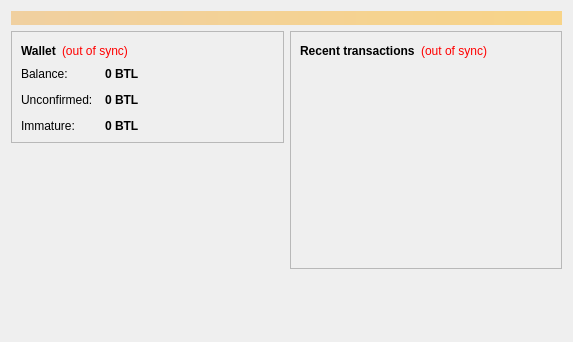
<?xml version="1.0" encoding="UTF-8"?>
<ui version="4.0">
 <class>OverviewPage</class>
 <widget class="QWidget" name="OverviewPage">
  <property name="geometry">
   <rect>
    <x>0</x>
    <y>0</y>
    <width>573</width>
    <height>342</height>
   </rect>
  </property>
  <property name="windowTitle">
   <string>Form</string>
  </property>
  <layout class="QVBoxLayout" name="topLayout">
   <item>
    <widget class="QLabel" name="labelAlerts">
     <property name="visible">
      <bool>false</bool>
     </property>
     <property name="styleSheet">
      <string notr="true">background-color: qlineargradient(x1: 0, y1: 0, x2: 1, y2: 0, stop:0 #F0D0A0, stop:1 #F8D488); color:#000000;</string>
     </property>
     <property name="wordWrap">
      <bool>true</bool>
     </property>
     <property name="margin">
      <number>3</number>
     </property>
    </widget>
   </item>
   <item>
    <layout class="QHBoxLayout" name="horizontalLayout" stretch="1,1">
     <item>
      <layout class="QVBoxLayout" name="verticalLayout_2">
       <item>
        <widget class="QFrame" name="frame">
         <property name="frameShape">
          <enum>QFrame::StyledPanel</enum>
         </property>
         <property name="frameShadow">
          <enum>QFrame::Raised</enum>
         </property>
         <layout class="QVBoxLayout" name="verticalLayout_4">
          <item>
           <layout class="QHBoxLayout" name="horizontalLayout_4">
            <item>
             <widget class="QLabel" name="label_5">
              <property name="font">
               <font>
                <weight>75</weight>
                <bold>true</bold>
               </font>
              </property>
              <property name="text">
               <string>Wallet</string>
              </property>
             </widget>
            </item>
            <item>
             <widget class="QLabel" name="labelWalletStatus">
              <property name="toolTip">
               <string>The displayed information may be out of date. Your wallet automatically synchronizes with the Bittlendcoin network after a connection is established, but this process has not completed yet.</string>
              </property>
              <property name="styleSheet">
               <string notr="true">QLabel { color: red; }</string>
              </property>
              <property name="text">
               <string notr="true">(out of sync)</string>
              </property>
              <property name="alignment">
               <set>Qt::AlignLeading|Qt::AlignLeft|Qt::AlignVCenter</set>
              </property>
             </widget>
            </item>
            <item>
             <spacer name="horizontalSpacer_2">
              <property name="orientation">
               <enum>Qt::Horizontal</enum>
              </property>
              <property name="sizeHint" stdset="0">
               <size>
                <width>40</width>
                <height>20</height>
               </size>
              </property>
             </spacer>
            </item>
           </layout>
          </item>
          <item>
           <layout class="QFormLayout" name="formLayout_2">
            <property name="fieldGrowthPolicy">
             <enum>QFormLayout::AllNonFixedFieldsGrow</enum>
            </property>
            <property name="horizontalSpacing">
             <number>12</number>
            </property>
            <property name="verticalSpacing">
             <number>12</number>
            </property>
            <item row="0" column="0">
             <widget class="QLabel" name="label">
              <property name="text">
               <string>Balance:</string>
              </property>
             </widget>
            </item>
            <item row="0" column="1">
             <widget class="QLabel" name="labelBalance">
              <property name="font">
               <font>
                <weight>75</weight>
                <bold>true</bold>
               </font>
              </property>
              <property name="cursor">
               <cursorShape>IBeamCursor</cursorShape>
              </property>
              <property name="toolTip">
               <string>Your current balance</string>
              </property>
              <property name="text">
               <string notr="true">0 BTL</string>
              </property>
              <property name="textInteractionFlags">
               <set>Qt::LinksAccessibleByMouse|Qt::TextSelectableByKeyboard|Qt::TextSelectableByMouse</set>
              </property>
             </widget>
            </item>
            <item row="1" column="0">
             <widget class="QLabel" name="label_3">
              <property name="text">
               <string>Unconfirmed:</string>
              </property>
             </widget>
            </item>
            <item row="1" column="1">
             <widget class="QLabel" name="labelUnconfirmed">
              <property name="font">
               <font>
                <weight>75</weight>
                <bold>true</bold>
               </font>
              </property>
              <property name="cursor">
               <cursorShape>IBeamCursor</cursorShape>
              </property>
              <property name="toolTip">
               <string>Total of transactions that have yet to be confirmed, and do not yet count toward the current balance</string>
              </property>
              <property name="text">
               <string notr="true">0 BTL</string>
              </property>
              <property name="textInteractionFlags">
               <set>Qt::LinksAccessibleByMouse|Qt::TextSelectableByKeyboard|Qt::TextSelectableByMouse</set>
              </property>
             </widget>
            </item>
            <item row="2" column="0">
             <widget class="QLabel" name="labelImmatureText">
              <property name="text">
               <string>Immature:</string>
              </property>
             </widget>
            </item>
            <item row="2" column="1">
             <widget class="QLabel" name="labelImmature">
              <property name="font">
               <font>
                <weight>75</weight>
                <bold>true</bold>
               </font>
              </property>
              <property name="toolTip">
               <string>Mined balance that has not yet matured</string>
              </property>
              <property name="text">
               <string notr="true">0 BTL</string>
              </property>
              <property name="textInteractionFlags">
               <set>Qt::LinksAccessibleByMouse|Qt::TextSelectableByKeyboard|Qt::TextSelectableByMouse</set>
              </property>
             </widget>
            </item>
           </layout>
          </item>
         </layout>
        </widget>
       </item>
       <item>
        <spacer name="verticalSpacer">
         <property name="orientation">
          <enum>Qt::Vertical</enum>
         </property>
         <property name="sizeHint" stdset="0">
          <size>
           <width>20</width>
           <height>40</height>
          </size>
         </property>
        </spacer>
       </item>
      </layout>
     </item>
     <item>
      <layout class="QVBoxLayout" name="verticalLayout_3">
       <item>
        <widget class="QFrame" name="frame_2">
         <property name="frameShape">
          <enum>QFrame::StyledPanel</enum>
         </property>
         <property name="frameShadow">
          <enum>QFrame::Raised</enum>
         </property>
         <layout class="QVBoxLayout" name="verticalLayout">
          <item>
           <layout class="QHBoxLayout" name="horizontalLayout_2">
            <item>
             <widget class="QLabel" name="label_4">
              <property name="text">
               <string>&lt;b&gt;Recent transactions&lt;/b&gt;</string>
              </property>
             </widget>
            </item>
            <item>
             <widget class="QLabel" name="labelTransactionsStatus">
              <property name="toolTip">
               <string>The displayed information may be out of date. Your wallet automatically synchronizes with the Bittlendcoin network after a connection is established, but this process has not completed yet.</string>
              </property>
              <property name="styleSheet">
               <string notr="true">QLabel { color: red; }</string>
              </property>
              <property name="text">
               <string notr="true">(out of sync)</string>
              </property>
              <property name="alignment">
               <set>Qt::AlignRight|Qt::AlignTrailing|Qt::AlignVCenter</set>
              </property>
             </widget>
            </item>
            <item>
             <spacer name="horizontalSpacer">
              <property name="orientation">
               <enum>Qt::Horizontal</enum>
              </property>
              <property name="sizeHint" stdset="0">
               <size>
                <width>40</width>
                <height>20</height>
               </size>
              </property>
             </spacer>
            </item>
           </layout>
          </item>
          <item>
           <widget class="QListView" name="listTransactions">
            <property name="styleSheet">
             <string notr="true">QListView { background: transparent; }</string>
            </property>
            <property name="frameShape">
             <enum>QFrame::NoFrame</enum>
            </property>
            <property name="verticalScrollBarPolicy">
             <enum>Qt::ScrollBarAlwaysOff</enum>
            </property>
            <property name="horizontalScrollBarPolicy">
             <enum>Qt::ScrollBarAlwaysOff</enum>
            </property>
            <property name="selectionMode">
             <enum>QAbstractItemView::NoSelection</enum>
            </property>
           </widget>
          </item>
         </layout>
        </widget>
       </item>
       <item>
        <spacer name="verticalSpacer_2">
         <property name="orientation">
          <enum>Qt::Vertical</enum>
         </property>
         <property name="sizeHint" stdset="0">
          <size>
           <width>20</width>
           <height>40</height>
          </size>
         </property>
        </spacer>
       </item>
      </layout>
     </item>
    </layout>
   </item>
  </layout>
 </widget>
 <resources/>
 <connections/>
</ui>
